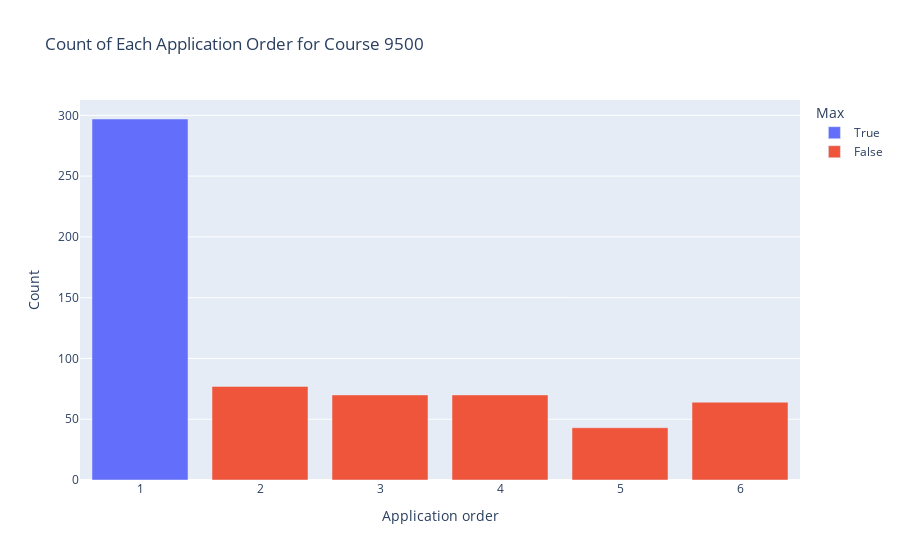

Here is the notebook cell this chart was saved with:
### Code cell
# Get the value counts and convert to DataFrame
counts = df_train[df_train['Course']==9500]['Application order'].value_counts().reset_index()
counts.columns = ['Application order', 'Count']

# Create a new column to indicate whether the application order has the highest frequency
counts['Max'] = counts['Count'] == counts['Count'].max()

# Plot the bar chart with the color parameter
fig = px.bar(counts, x='Application order', y='Count', color='Max', 
             labels={'Application order': 'Application order', 'Count': 'Count', 'Max': 'Max'},
             title='Count of Each Application Order for Course 9500')
fig.show()

### Figure 1 — Plotly figure (JSON) as saved in the notebook; plotly's stock layout.template omitted (floating-point values rounded to 4 significant figures)
{"data": [{"alignmentgroup": "True", "hovertemplate": "Max=True<br>Application order=%{x}<br>Count=%{y}<extra></extra>", "legendgroup": "True", "marker": {"color": "#636efa", "pattern": {"shape": ""}}, "name": "True", "offsetgroup": "True", "orientation": "v", "showlegend": true, "textposition": "auto", "type": "bar", "x": [1], "xaxis": "x", "y": [297], "yaxis": "y"}, {"alignmentgroup": "True", "hovertemplate": "Max=False<br>Application order=%{x}<br>Count=%{y}<extra></extra>", "legendgroup": "False", "marker": {"color": "#EF553B", "pattern": {"shape": ""}}, "name": "False", "offsetgroup": "False", "orientation": "v", "showlegend": true, "textposition": "auto", "type": "bar", "x": [2, 4, 3, 6, 5], "xaxis": "x", "y": [77, 70, 70, 64, 43], "yaxis": "y"}], "layout": {"barmode": "relative", "legend": {"title": {"text": "Max"}, "tracegroupgap": 0}, "title": {"text": "Count of Each Application Order for Course 9500"}, "xaxis": {"anchor": "y", "domain": [0, 1], "title": {"text": "Application order"}}, "yaxis": {"anchor": "x", "domain": [0, 1], "title": {"text": "Count"}}}}
